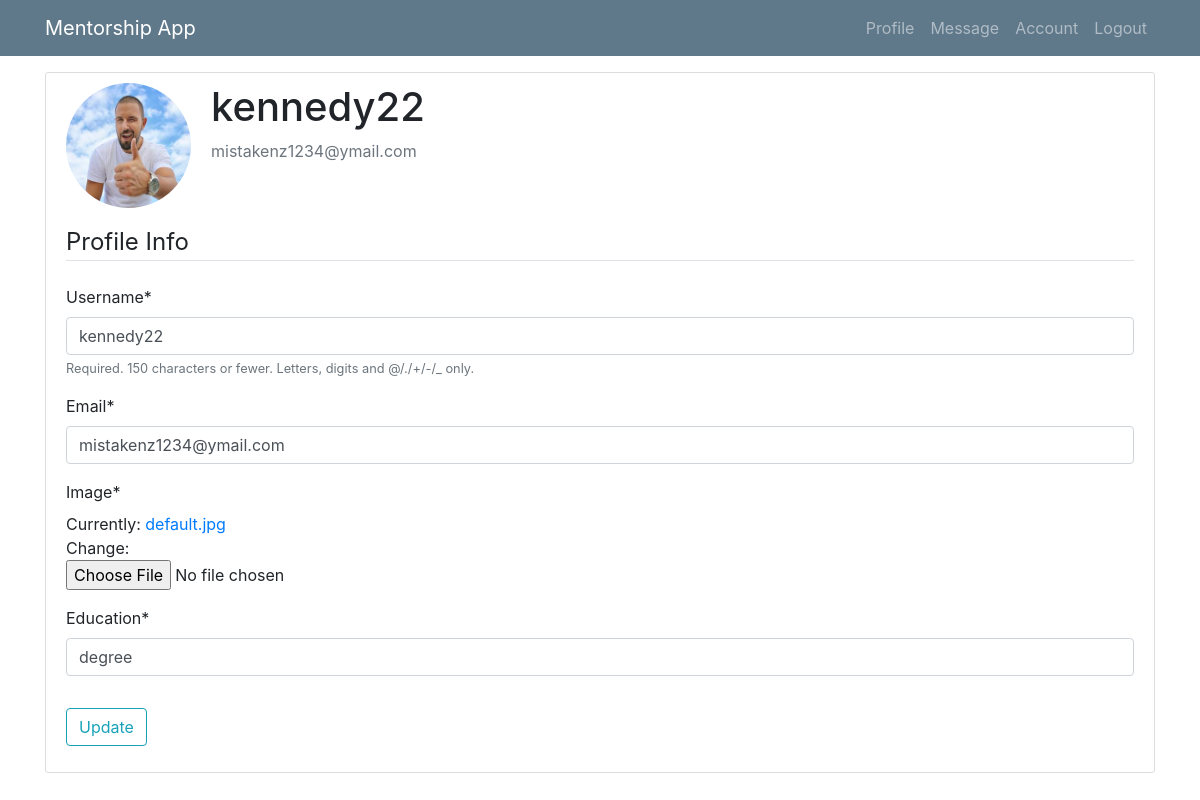
The app's page /profile/ (signed in) with its own data.
### mentee/models.py (models this page shows, shortened)
class User(AbstractUser):
    is_mentee = models.BooleanField(default=False)
    is_mentor = models.BooleanField(default=False)

class Profile(models.Model):
    user = models.OneToOneField(User, on_delete=models.CASCADE)
    image = models.ImageField(default='default.jpg', upload_to='profile_pics')
    friends = models.ManyToManyField("Profile", blank=True)
    education = models.CharField(default='degree', max_length=100)

### mentee/views/mentee.py (the view)
# urls.py: path('profile/', mentee.profile, name="profile"),
@login_required
def profile(request):
    if request.method == 'POST':
        u_form = UserUpdateForm(request.POST, instance=request.user)
        p_form = ProfileUpdateForm(request.POST, request.FILES, instance=request.user.profile)
        if u_form.is_valid() and p_form.is_valid():
            u_form.save()
            p_form.save()
            messages.success(request, f'Your account has been Updated!')
            return redirect('profile')
    else:
        u_form = UserUpdateForm(instance=request.user)
        p_form = ProfileUpdateForm(instance=request.user.profile)
    context = {
        'u_form': u_form,
        'p_form': p_form
    }
    return render(request, 'menti/profile.html', context)

### mentee/forms.py
class UserUpdateForm(forms.ModelForm):
    email = forms.EmailField()
    class Meta:
        model = User
        fields = ['username', 'email']

class ProfileUpdateForm(forms.ModelForm):
    class Meta:
        model = Profile
        fields = ['image','education']

### mentee/templates/menti/profile.html (shortened to what this page needs)
{% extends 'menti/base.html' %}
{% load crispy_forms_tags %}
{% block content %}
<br><br><br>
   <div class="content-section">
      <div class="media">
         <img class="rounded-circle account-img" src="{{ user.profile.image.url }}">
         <div class="media-body">
            <h2 class="account-heading">{{ user.username }}</h2>
            <p class="text-secondary">{{ user.email }}</p>
         </div>
      </div>
      <form method="POST" enctype="multipart/form-data">
            <fieldset class="form-group">
                <legend class="border-bottom mb-4">Profile Info</legend>
                {{ u_form|crispy }}
                {{ p_form|crispy }}
            </fieldset>
            <div class="form-group">
                <button class="btn btn-outline-info" type="submit">Update</button>
            </div>
        </form>
   </div>
{% endblock %}

### mentee/static/mentee/main.css (style rules this page uses)
body { background: #fafafa; color: #333333; margin-top: 5rem; }
h1, h2, h3, h4, h5, h6 { color: #444444; }
.content-section { background: #ffffff; padding: 10px 20px; border: 1px solid #dddddd; border-radius: 3px; margin-bottom: 20px; }
.account-img { height: 125px; width: 125px; margin-right: 20px; margin-bottom: 16px; }
.account-heading { font-size: 2.5rem; }

### records on screen
User: profile.image (placeholder picture), username "kennedy22", email "mistakenz1234@ymail.com"
Profile: education "degree"
